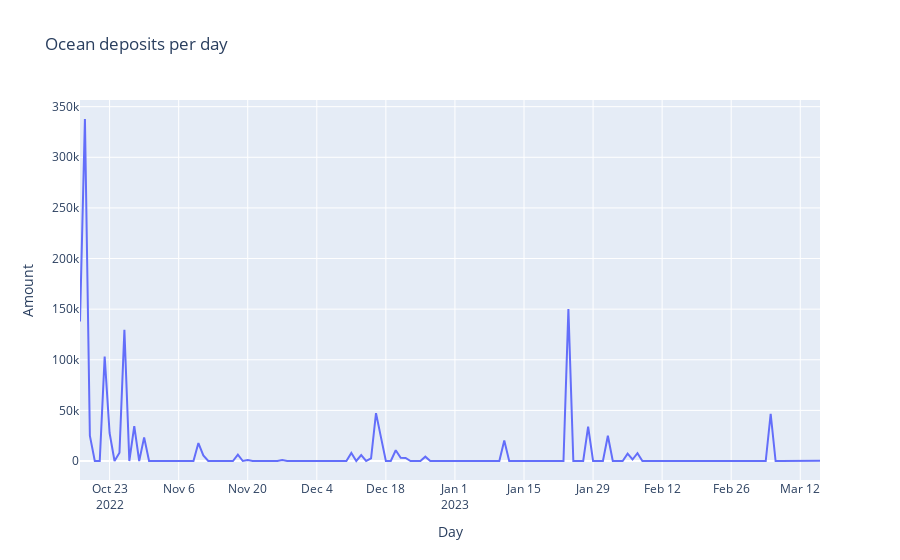

Notebook source saved alongside this figure:
### Code cell
import plotly.graph_objects as go

# Create traces
df = psdn_ocean_deposits_per_day
fig = go.Figure()
fig.add_trace(go.Scatter(x=df['DateTime'], y=df['Quantity'],
                    mode='lines',
                    name='Ocean deposits'))

# df = psdn_ocean_transfers.loc[ (psdn_ocean_transfers["Method"] == "Join Pool")].groupby(pd.Grouper(key='DateTime', freq='D'))['Quantity'].sum().reset_index()
# fig.add_trace(go.Scatter(x=df['DateTime'], y=df['Quantity'],
#                     mode='lines',
#                     name='psdnOcean join pool'))

# df = psdn_ocean_transfers.loc[ (psdn_ocean_transfers["Method"] == "Stake")].groupby(pd.Grouper(key='DateTime', freq='D'))['Quantity'].sum().reset_index()
# fig.add_trace(go.Scatter(x=df['DateTime'], y=df['Quantity'],
#                     mode='lines',
#                     name='psdnOcean Stake'))

# Edit the layout
fig.update_layout(title='Ocean deposits per day',
                   xaxis_title='Day',
                   yaxis_title='Amount', 
                   autosize=True,
    )
fig.show()
fig.write_image("images/ocean_deposits_daily.png")

### Figure 1 — Plotly figure (JSON) as saved in the notebook; plotly's stock layout.template omitted (floating-point values rounded to 4 significant figures; data arrays with more than 128 entries replaced by an {"elided": "..."} marker saying what was removed)
{"data": [{"mode": "lines", "name": "Ocean deposits", "type": "scatter", "x": {"elided": "151 str values"}, "y": {"elided": "151 float values"}}], "layout": {"autosize": true, "title": {"text": "Ocean deposits per day"}, "xaxis": {"title": {"text": "Day"}}, "yaxis": {"title": {"text": "Amount"}}}}
